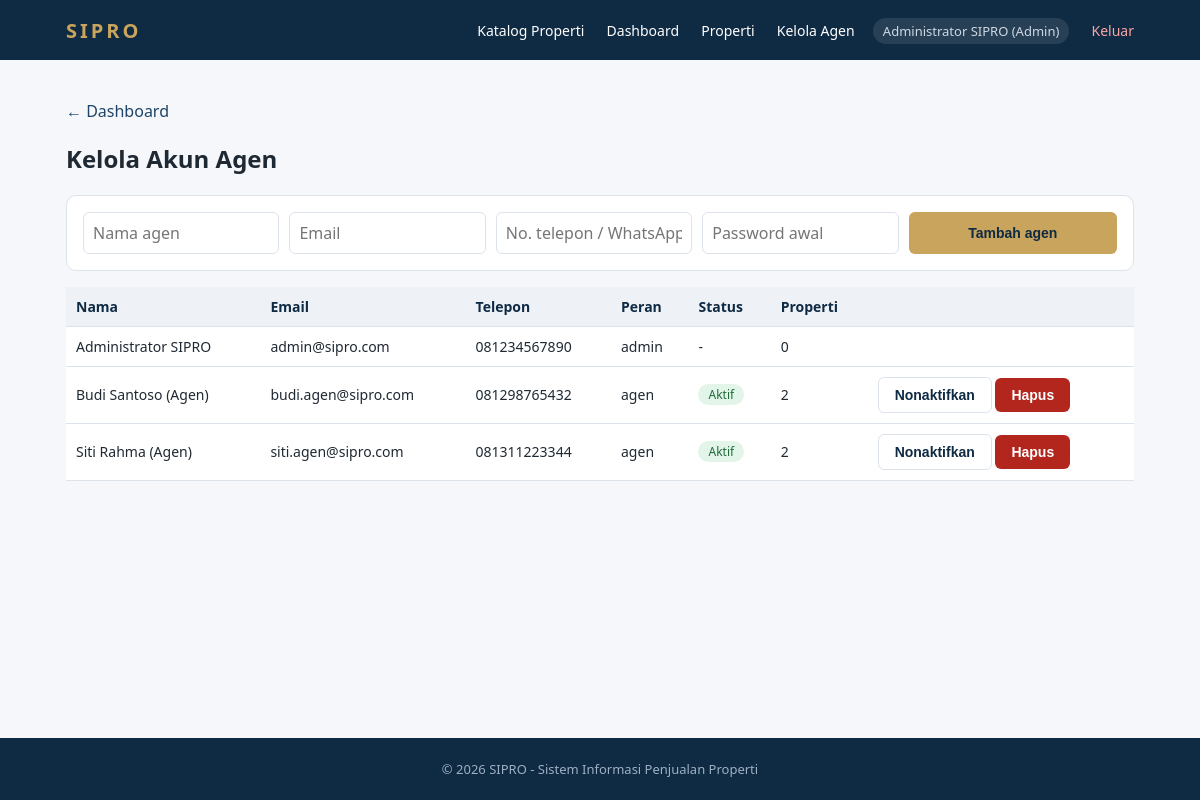
Page /admin/akun.php (signed in) on the committed database.
### tables this page shows
CREATE TABLE users (
    id_user INT AUTO_INCREMENT PRIMARY KEY,
    nama VARCHAR(100) NOT NULL,
    email VARCHAR(150) NOT NULL UNIQUE,
    password VARCHAR(255) NOT NULL,
    role ENUM('admin', 'agen', 'pembeli') NOT NULL DEFAULT 'pembeli',
    telepon VARCHAR(25) NULL,
    status_akun ENUM('Aktif', 'Nonaktif') NOT NULL DEFAULT 'Aktif',
    created_at TIMESTAMP DEFAULT CURRENT_TIMESTAMP
);

### config.php (called while the page is built, shortened)
<?php
function e($s): string
{
    return htmlspecialchars((string)$s, ENT_QUOTES, 'UTF-8');
}

### admin/akun.php (the view, shortened to what this page needs)
<?php require '../config.php';
$msg = '';
$l = $pdo->query('SELECT u.*,
    (SELECT COUNT(*) FROM properti p WHERE p.id_agen=u.id_user) n
    FROM users u WHERE u.role IN("admin","agen") ORDER BY u.role,u.nama');
require '../includes/header.php'; ?>
<p><a href="index.php">&larr; Dashboard</a></p>
<h2>Kelola Akun Agen</h2><?php if ($msg): ?><div class="msg"><?= e($msg) ?></div><?php endif; ?>
<form class="box f" method="post"><?= csrf() ?><input type="hidden" name="a" value="tambah">
    <div class="row"><input name="nama" placeholder="Nama agen" required><input type="email" name="email" placeholder="Email" required><input name="telepon" placeholder="No. telepon / WhatsApp" required><input type="password" name="password" placeholder="Password awal" required><button>Tambah agen</button></div>
</form>
<table>
    <tr>
        <th>Nama</th>
        <th>Email</th>
        <th>Telepon</th>
        <th>Peran</th>
        <th>Status</th>
        <th>Properti</th>
        <th></th>
    </tr><?php foreach ($l as $x): ?><tr>
            <td><?= e($x['nama']) ?></td>
            <td><?= e($x['email']) ?></td>
            <td><?= e($x['telepon'] ?? '-') ?></td>
            <td><?= e($x['role']) ?></td>
            <td><?= $x['role'] == 'agen' ? '<span class="tag ' . ($x['status_akun'] == 'Aktif' ? 'Tersedia' : 'Terjual') . '">' . e($x['status_akun']) . '</span>' : '-' ?></td>
            <td><?= (int)$x['n'] ?></td>
            <td>
                <?php if ($x['role'] == 'agen'): ?>
                    <form method="post" style="display:inline"><button class="sec"><?= $x['status_akun'] == 'Aktif' ? 'Nonaktifkan' : 'Aktifkan' ?></button></form>
                    <form method="post" style="display:inline" onsubmit="return confirm('Hapus akun ini?')"><button class="del">Hapus</button></form>
                <?php endif; ?>
            </td>
        </tr><?php endforeach; ?>
</table>
<?php require '../includes/footer.php';

### assets/style.css (style rules this page uses)
:root { --navy: #0f2a43; --navy2: #1d4468; --gold: #c8a45c; --bg: #f5f7fa; --tx: #1f2933; --mut: #6b7785; --line: #dde3ea; }
* { box-sizing: border-box; }
body { margin: 0; font-family: "Segoe UI", Arial, sans-serif; background: var(--bg); color: var(--tx); min-height: 100vh; display: flex; flex-direction: column; }
a { color: var(--navy2); text-decoration: none; }
.btn, button { background: var(--gold); color: var(--navy) !important; border: 0; padding: 9px 16px; border-radius: 6px; font-weight: 600; cursor: pointer; font-size: 14px; display: inline-block; }
.btn.sec, button.sec { background: #fff; border: 1px solid var(--line); }
button.del { background: #b3261e; color: #fff !important; }
.card, .box { background: #fff; border: 1px solid var(--line); border-radius: 10px; padding: 16px; margin-bottom: 16px; }
.tag { display: inline-block; padding: 2px 10px; border-radius: 20px; font-size: 12px; background: #e8eef5; color: var(--navy2); }
.tag.Tersedia, .tag.Selesai { background: #e3f4e8; color: #1b6b3a; }
form.f { display: grid; gap: 10px; }
.row { display: flex; gap: 10px; flex-wrap: wrap; }
.row > * { flex: 1; min-width: 130px; }
input, select, textarea { width: 100%; padding: 9px; border: 1px solid var(--line); border-radius: 6px; font: inherit; background: #fff; }
table { width: 100%; border-collapse: collapse; background: #fff; }
th, td { padding: 10px; border-bottom: 1px solid var(--line); text-align: left; font-size: 14px; }
th { background: #eef2f7; color: var(--navy); }

### rows in the picture
users: nama "Administrator SIPRO", email "admin@sipro.com", telepon "081234567890", role "admin", n "0"
users: nama "Budi Santoso (Agen)", email "budi.agen@sipro.com", telepon "081298765432", role "agen", status_akun "Aktif", n "2", shows "Nonaktifkan"
users: nama "Siti Rahma (Agen)", email "siti.agen@sipro.com", telepon "081311223344", role "agen", status_akun "Aktif", n "2", shows "Nonaktifkan"

### other values in the picture
$u['nama'] "Administrator SIPRO"
$u['role'] "Admin"
